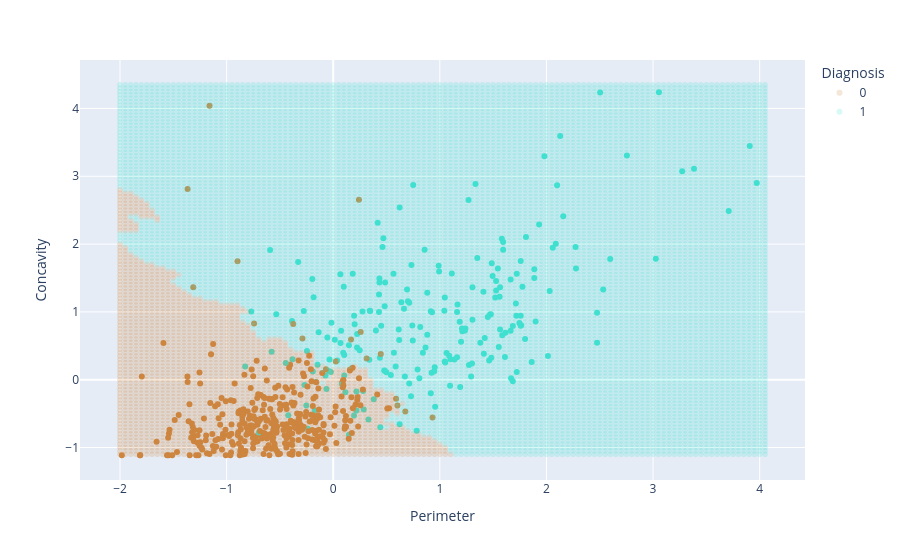

Notebook code for this chart:
### Code cell
fig = px.scatter(x = new_X["Perimeter"], y = new_X["Concavity"], color = pred.astype(str),
           color_discrete_map = {"0": "peru", "1": "turquoise"},
           labels = {"x":"Perimeter", "y":"Concavity", "color":"Diagnosis"}, height = 600, opacity = 0.2)
import plotly.graph_objects as go
color_map = {"B": "peru", "M": "turquoise"}
fig.add_trace(go.Scatter(x = cancer["Perimeter"], y = cancer["Concavity"], 
              mode = "markers", showlegend=False,
              marker = dict(color = [color_map[val] for val in cancer["Class"]])))
fig.update_traces(name="Diagnosis", selector={"0":"Benign"})

### Figure 1 — Plotly figure (JSON) as saved in the notebook; plotly's stock layout.template omitted (floating-point values rounded to 4 significant figures; data arrays with more than 128 entries replaced by an {"elided": "..."} marker saying what was removed)
{"data": [{"hovertemplate": "Diagnosis=0<br>Perimeter=%{x}<br>Concavity=%{y}<extra></extra>", "legendgroup": "0", "marker": {"color": "peru", "opacity": 0.2, "symbol": "circle"}, "mode": "markers", "name": "0", "showlegend": true, "type": "scattergl", "x": {"elided": "2163 float values"}, "xaxis": "x", "y": {"elided": "2163 float values"}, "yaxis": "y"}, {"hovertemplate": "Diagnosis=1<br>Perimeter=%{x}<br>Concavity=%{y}<extra></extra>", "legendgroup": "1", "marker": {"color": "turquoise", "opacity": 0.2, "symbol": "circle"}, "mode": "markers", "name": "1", "showlegend": true, "type": "scattergl", "x": {"elided": "11257 float values"}, "xaxis": "x", "y": {"elided": "11257 float values"}, "yaxis": "y"}, {"marker": {"color": {"elided": "569 str values"}}, "mode": "markers", "showlegend": false, "type": "scatter", "x": {"elided": "569 float values"}, "y": {"elided": "569 float values"}}], "layout": {"autosize": true, "legend": {"title": {"text": "Diagnosis"}, "tracegroupgap": 0}, "margin": {"t": 60}, "xaxis": {"anchor": "y", "autorange": true, "domain": [0, 1], "range": [-2.371, 4.421], "title": {"text": "Perimeter"}, "type": "linear"}, "yaxis": {"anchor": "x", "autorange": true, "domain": [0, 1], "range": [-1.473, 4.71], "title": {"text": "Concavity"}, "type": "linear"}}}
